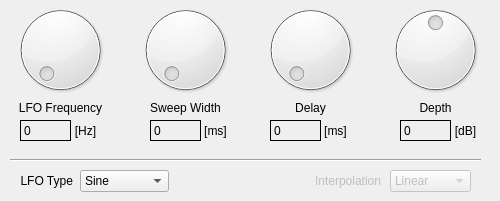
       <widget class="QWidget" name="tab_dl_voice_1">
        <attribute name="title">
         <string>Voice 1</string>
        </attribute>
        <widget class="QDial" name="dial_dl_lfo_delay">
         <property name="geometry">
          <rect>
           <x>250</x>
           <y>0</y>
           <width>121</width>
           <height>100</height>
          </rect>
         </property>
         <property name="toolTip">
          <string>&lt;html&gt;&lt;head/&gt;&lt;body&gt;&lt;p&gt;Base Delay of the LFO. Offset&lt;/p&gt;&lt;/body&gt;&lt;/html&gt;</string>
         </property>
         <property name="minimum">
          <number>1</number>
         </property>
         <property name="maximum">
          <number>50</number>
         </property>
        </widget>
        <widget class="QLabel" name="label_67">
         <property name="geometry">
          <rect>
           <x>10</x>
           <y>100</y>
           <width>101</width>
           <height>16</height>
          </rect>
         </property>
         <property name="text">
          <string>LFO Frequency</string>
         </property>
         <property name="alignment">
          <set>Qt::AlignCenter</set>
         </property>
        </widget>
        <widget class="QDial" name="dial_dl_lfo_width">
         <property name="geometry">
          <rect>
           <x>130</x>
           <y>0</y>
           <width>111</width>
           <height>100</height>
          </rect>
         </property>
         <property name="toolTip">
          <string>&lt;html&gt;&lt;head/&gt;&lt;body&gt;&lt;p&gt;Maximum and minimum (amplitude) delay applied to the audio sample.&lt;/p&gt;&lt;/body&gt;&lt;/html&gt;</string>
         </property>
         <property name="minimum">
          <number>1</number>
         </property>
         <property name="maximum">
          <number>50</number>
         </property>
        </widget>
        <widget class="QLabel" name="label_68">
         <property name="geometry">
          <rect>
           <x>145</x>
           <y>100</y>
           <width>81</width>
           <height>16</height>
          </rect>
         </property>
         <property name="text">
          <string>Sweep Width</string>
         </property>
         <property name="alignment">
          <set>Qt::AlignCenter</set>
         </property>
        </widget>
        <widget class="QDial" name="dial_dl_lfo_freq">
         <property name="geometry">
          <rect>
           <x>0</x>
           <y>0</y>
           <width>121</width>
           <height>100</height>
          </rect>
         </property>
         <property name="toolTip">
          <string>&lt;html&gt;&lt;head/&gt;&lt;body&gt;&lt;p&gt;Low Frequency Oscillator. Sets the rate at which the delay changes.&lt;/p&gt;&lt;/body&gt;&lt;/html&gt;</string>
         </property>
         <property name="maximum">
          <number>100</number>
         </property>
        </widget>
        <widget class="QLabel" name="label_69">
         <property name="geometry">
          <rect>
           <x>60</x>
           <y>120</y>
           <width>51</width>
           <height>21</height>
          </rect>
         </property>
         <property name="text">
          <string>[Hz]</string>
         </property>
         <property name="alignment">
          <set>Qt::AlignCenter</set>
         </property>
        </widget>
        <widget class="QLabel" name="label_dl_lfo_freq">
         <property name="geometry">
          <rect>
           <x>20</x>
           <y>120</y>
           <width>51</width>
           <height>21</height>
          </rect>
         </property>
         <property name="frameShape">
          <enum>QFrame::Box</enum>
         </property>
         <property name="frameShadow">
          <enum>QFrame::Plain</enum>
         </property>
         <property name="text">
          <string>0</string>
         </property>
        </widget>
        <widget class="QLabel" name="label_71">
         <property name="geometry">
          <rect>
           <x>290</x>
           <y>100</y>
           <width>41</width>
           <height>16</height>
          </rect>
         </property>
         <property name="text">
          <string>Delay</string>
         </property>
         <property name="alignment">
          <set>Qt::AlignCenter</set>
         </property>
        </widget>
        <widget class="QLabel" name="label_72">
         <property name="geometry">
          <rect>
           <x>200</x>
           <y>120</y>
           <width>31</width>
           <height>21</height>
          </rect>
         </property>
         <property name="text">
          <string>[ms]</string>
         </property>
         <property name="alignment">
          <set>Qt::AlignCenter</set>
         </property>
        </widget>
        <widget class="QLabel" name="label_dl_lfo_width">
         <property name="geometry">
          <rect>
           <x>150</x>
           <y>120</y>
           <width>51</width>
           <height>21</height>
          </rect>
         </property>
         <property name="frameShape">
          <enum>QFrame::Box</enum>
         </property>
         <property name="frameShadow">
          <enum>QFrame::Plain</enum>
         </property>
         <property name="text">
          <string>0</string>
         </property>
        </widget>
        <widget class="QLabel" name="label_73">
         <property name="geometry">
          <rect>
           <x>320</x>
           <y>120</y>
           <width>31</width>
           <height>21</height>
          </rect>
         </property>
         <property name="text">
          <string>[ms]</string>
         </property>
         <property name="alignment">
          <set>Qt::AlignCenter</set>
         </property>
        </widget>
        <widget class="QLabel" name="label_dl_lfo_delay">
         <property name="geometry">
          <rect>
           <x>270</x>
           <y>120</y>
           <width>51</width>
           <height>21</height>
          </rect>
         </property>
         <property name="frameShape">
          <enum>QFrame::Box</enum>
         </property>
         <property name="frameShadow">
          <enum>QFrame::Plain</enum>
         </property>
         <property name="text">
          <string>0</string>
         </property>
        </widget>
        <widget class="QLabel" name="label_17">
         <property name="geometry">
          <rect>
           <x>410</x>
           <y>100</y>
           <width>51</width>
           <height>16</height>
          </rect>
         </property>
         <property name="text">
          <string>Depth</string>
         </property>
         <property name="alignment">
          <set>Qt::AlignCenter</set>
         </property>
        </widget>
        <widget class="QDial" name="dial_dl_lfo_depth">
         <property name="geometry">
          <rect>
           <x>380</x>
           <y>0</y>
           <width>111</width>
           <height>100</height>
          </rect>
         </property>
         <property name="toolTip">
          <string>&lt;html&gt;&lt;head/&gt;&lt;body&gt;&lt;p&gt;Amount of delayed (wet) signal mixed with the original. Most pronounced effect at 0dB.&lt;/p&gt;&lt;/body&gt;&lt;/html&gt;</string>
         </property>
         <property name="minimum">
          <number>-10</number>
         </property>
         <property name="maximum">
          <number>10</number>
         </property>
        </widget>
        <widget class="QLabel" name="label_dl_lfo_depth">
         <property name="geometry">
          <rect>
           <x>400</x>
           <y>120</y>
           <width>51</width>
           <height>21</height>
          </rect>
         </property>
         <property name="frameShape">
          <enum>QFrame::Box</enum>
         </property>
         <property name="frameShadow">
          <enum>QFrame::Plain</enum>
         </property>
         <property name="text">
          <string>0</string>
         </property>
        </widget>
        <widget class="QLabel" name="label_114">
         <property name="geometry">
          <rect>
           <x>440</x>
           <y>120</y>
           <width>51</width>
           <height>21</height>
          </rect>
         </property>
         <property name="text">
          <string>[dB]</string>
         </property>
         <property name="alignment">
          <set>Qt::AlignCenter</set>
         </property>
        </widget>
        <widget class="QComboBox" name="comboBox_dl_interpolation">
         <property name="enabled">
          <bool>false</bool>
         </property>
         <property name="geometry">
          <rect>
           <x>390</x>
           <y>170</y>
           <width>81</width>
           <height>22</height>
          </rect>
         </property>
         <item>
          <property name="text">
           <string>Linear</string>
          </property>
         </item>
         <item>
          <property name="text">
           <string>Cubic</string>
          </property>
         </item>
        </widget>
        <widget class="QLabel" name="label_66">
         <property name="enabled">
          <bool>false</bool>
         </property>
         <property name="geometry">
          <rect>
           <x>310</x>
           <y>170</y>
           <width>71</width>
           <height>21</height>
          </rect>
         </property>
         <property name="text">
          <string>Interpolation</string>
         </property>
         <property name="alignment">
          <set>Qt::AlignRight|Qt::AlignTrailing|Qt::AlignVCenter</set>
         </property>
        </widget>
        <widget class="Line" name="line_5">
         <property name="geometry">
          <rect>
           <x>10</x>
           <y>150</y>
           <width>471</width>
           <height>20</height>
          </rect>
         </property>
         <property name="orientation">
          <enum>Qt::Horizontal</enum>
         </property>
        </widget>
        <widget class="QLabel" name="label_70">
         <property name="geometry">
          <rect>
           <x>12</x>
           <y>170</y>
           <width>61</width>
           <height>21</height>
          </rect>
         </property>
         <property name="text">
          <string>LFO Type</string>
         </property>
         <property name="alignment">
          <set>Qt::AlignRight|Qt::AlignTrailing|Qt::AlignVCenter</set>
         </property>
        </widget>
        <widget class="QComboBox" name="comboBox_dl_lfo_type">
         <property name="geometry">
          <rect>
           <x>80</x>
           <y>170</y>
           <width>89</width>
           <height>22</height>
          </rect>
         </property>
         <property name="toolTip">
          <string>&lt;html&gt;&lt;head/&gt;&lt;body&gt;&lt;p&gt;Waveform of the LFO.&lt;/p&gt;&lt;/body&gt;&lt;/html&gt;</string>
         </property>
         <item>
          <property name="text">
           <string>Sine</string>
          </property>
         </item>
         <item>
          <property name="text">
           <string>Triangular</string>
          </property>
         </item>
         <item>
          <property name="text">
           <string>Sawtooth</string>
          </property>
         </item>
         <item>
          <property name="text">
           <string>Square</string>
          </property>
         </item>
        </widget>
       </widget>
